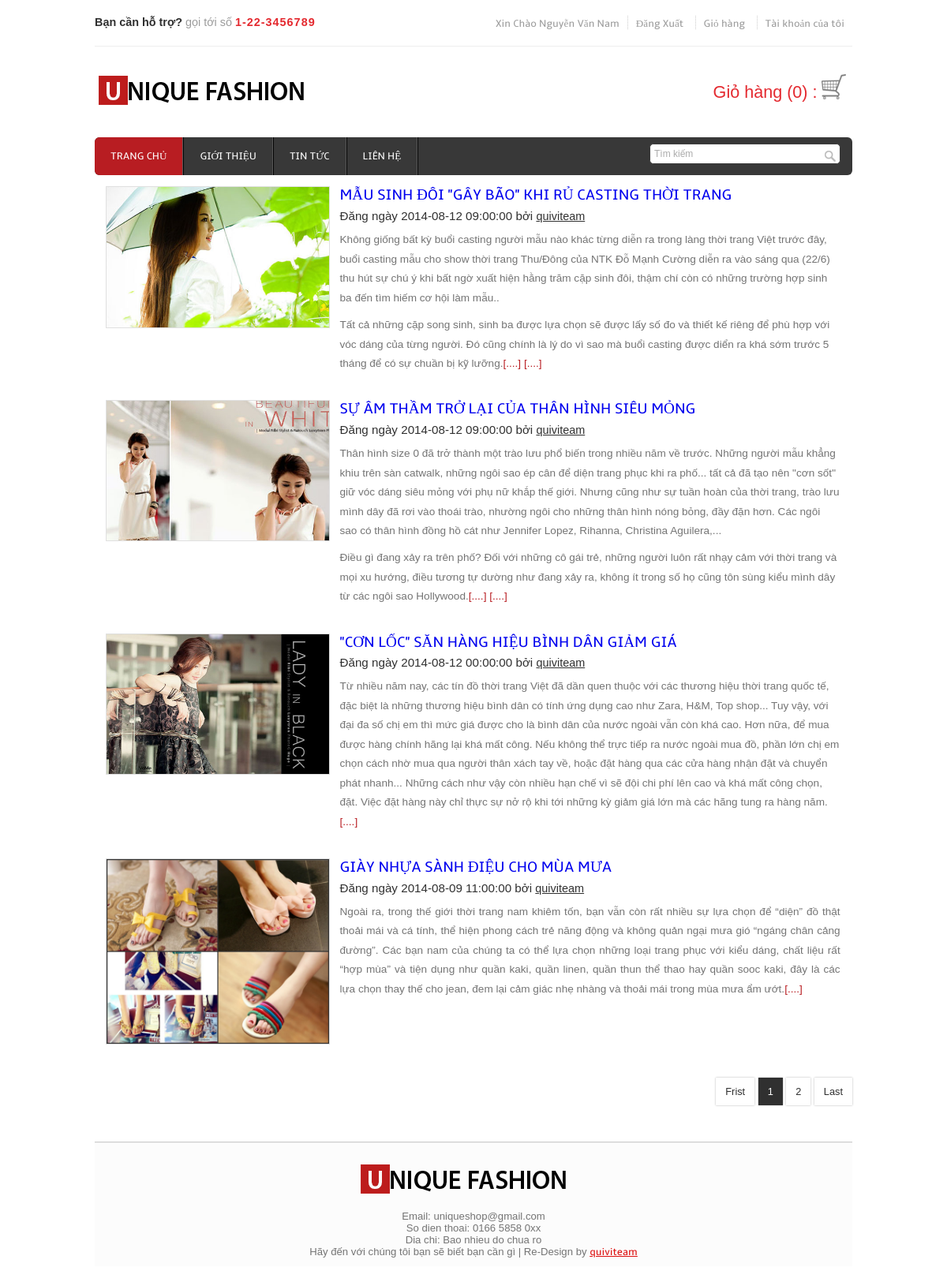
Screenshot of /index.php?ac=news (signed in) with the database file from the repository.
### tables this page shows
CREATE TABLE IF NOT EXISTS `tbl_tin_tuc` (
  `id_tin_tuc` int(11) NOT NULL AUTO_INCREMENT,
  `tieu_de` varchar(500) NOT NULL,
  `anh_minh_hoa` varchar(500) NOT NULL,
  `noi_dung` text NOT NULL,
  `ngay_dang` datetime NOT NULL,
  PRIMARY KEY (`id_tin_tuc`)
);

### modules/news.php (the view, shortened to what this page needs)
<div class="main">
	<div class="content_tt">
		<?php
		if (isset ( $_GET ['page'] )) {
			$page = $_GET ['page'];
		} else {
			$page = 1;
		}
		$start_from = ($page - 1) * 4;
		$query = "select * from tbl_tin_tuc order by ngay_dang desc LIMIT $start_from , 4";
		$result = mysql_db_query ( "web_ban_quan_ao", $query );
		while ( $row_tintuc = mysql_fetch_assoc ( $result ) ) {
			?>
		<div class="image group">
			<div class="grid images_3_of_1">
				<img src="<?php echo $row_tintuc['anh_minh_hoa'] ?>" alt="" />
			</div>
			<div class="grid news_desc">
				<h3>
					<a
						href="index.php?ac=detail_news&id_tin_tuc=<?php echo $row_tintuc['id_tin_tuc'] ?>"><?php echo $row_tintuc['tieu_de'] ?></a>
				</h3>
				<h4>
					Đăng ngày <?php echo $row_tintuc['ngay_dang'] ?> bởi <span><a
						href="#">quiviteam</a></span>
				</h4>
				<?php echo substr($row_tintuc['noi_dung'], 0, strlen($row_tintuc['noi_dung'])-4).
				'<a href="index.php?ac=detail_news&id_tin_tuc='.$row_tintuc["id_tin_tuc"].'" title="more" >[....]</a></p>' ?>
			</div>
		</div>
		<?php
		}
		$sqlsotrang = "SELECT COUNT(id_tin_tuc) FROM tbl_tin_tuc";
		$rs_result = mysql_db_query ( "web_ban_quan_ao", $sqlsotrang );
		$row = mysql_fetch_row ( $rs_result );
		$total_records = $row [0];
		$total_page = ceil ( $total_records / 4 );
		?>
		<div class="content-pagenation">
			<ul>
				<li><a href="index.php?ac=news">Frist</a></li>
			<?php
			for($i = 1; $i <= $total_page; $i ++) {
				if ($i == $page) {
					?>
				<li class="active"><a
					href="index.php?ac=news&page=<?php echo $i ?>"><?php echo $i ?></a></li>
				<?php
				} else {
					?>
				<li><a href="index.php?ac=news&page=<?php echo $i ?>"><?php echo $i ?></a></li>
			<?php
				}
			}
			?>
				<li><a href="index.php?ac=news&page=<?php echo $total_page ?>">Last</a></li>
			</ul>
		</div>
	</div>
</div>

### css/style.css (style rules this page uses)
html,body,div,span,applet,object,iframe,h1,h2,h3,h4,h5,h6,p,blockquote,pre,a,abbr,acronym,address,big,cite,code,del,dfn,em,img,ins,kbd,q,s,samp,small,strike,strong,sub,sup,tt,var,b,u,i,dl,dt,dd,ol,nav ul,nav li,fieldset,form,label,legend,table,caption,tbody,tfoot,thead,tr,th,td,article,aside,canvas,details,embed,figure,figcaption,footer,header,hgroup,menu,nav,output,ruby,section,summary,time,mark,audio,video { margin:0;padding:0;border:0;font-size:100%;font:inherit;vertical-align:baseline; }
ol,ul { list-style:none;margin:0;padding:0; }
a { text-decoration:none; }
img { max-width:100%; }
body { font-family: Arial, Helvetica, sans-serif; background: #FFF; }
.main { width: 100%; }
.group:before, .group:after { content: ""; display: table; }
.group:after { clear: both; }
.group { zoom: 1; }
.image { clear: both; padding: 0px; margin: 0px; padding: 1.5%; }
.content_tt { width: 100%; clear: both; }
.image { clear: both; padding: 0px; margin: 0px; padding:1.5%; }
.group:before, .group:after { content:""; display:table; }
.group:after { clear:both; }
.group { zoom:1; }
.grid { display: block; float:left; margin: 0% 0 0% 1.6%; }
.grid:first-child { margin-left: 0; }
.images_3_of_1 { width:30.2%; }
.news_desc { width: 68.1%; }
.images_3_of_1 img { max-width:100%; display:block; border:1px solid #E0E0E0; }
.news_desc h3 { color:#B81D22; margin-bottom:0.3em; font-size:1.2em; text-transform:uppercase; font-family: 'ambleregular'; }
.news_desc h4 span a { text-decoration:underline; }
.news_desc h4 ,.news_desc h4 a { font-size:0.95em; color:#303030;; padding-bottom:5px; }
.news_desc p { font-size:0.85em; padding:5px 0; color:#747474; line-height: 1.8em; }
.news_desc p a { font-size:1em; color:#B81D22; }
.content-pagenation { padding:35px 0; text-align:right; }
.content-pagenation li { display: inline-block; }
.content-pagenation li a { color:#303030; font-size: 0.8em; font-family:Verdana, Geneva, Arial, Helvetica, sans-serif; background: #FFF; padding: 10px 12px; box-shadow: 0px 0px 5px #ADADAD; -webkit-box-shadow: 0px 0px 2px #ADADAD; -moz-box-shadow: 0px 0px 2px #ADADAD; -o-box-shadow: 0px 0px 2px #ADADAD; -webkit-transition: all .5s; -moz-transition: all .5s; -o-transition: all .5s; -ms-transition: all .5s; transition: all .5s; }
.content-pagenation li a:hover,.content-pagenation li.active a { background:#303030; color:#FFF; }

### rows the page displays
tbl_tin_tuc: anh_minh_hoa (picture), tieu_de "MẪU SINH ĐÔI \"GÂY BÃO\" KHI RỦ CASTING THỜI TRANG", ngay_dang "2014-08-12 09:00:00", noi_dung "Không giống bất kỳ buổi casting người mẫu nào khác từng diễn ra trong làng thời trang Việt trước đây, buổi casting mẫu cho show thời trang Thu/Đông của NTK Đỗ Mạnh Cường diễn ra vào sáng qua (22/6) thu hút sự chú ý khi bất ngờ xuất hiện hằng trăm cặp sinh đôi, thậm chí còn có những trường hợp sinh ba đến tìm hiếm cơ hội làm mẫu.. Tất cả những cặp song sinh, sinh ba được lựa chọn sẽ được lấy số đo và thiết kế riêng để phù hợp với vóc dáng của từng người. Đó cũng chính là lý do vì sao mà buổi casting được diển ra khá sớm trước 5 tháng để có sự chuần bị kỹ lưỡng. [....]"
tbl_tin_tuc: anh_minh_hoa (picture), tieu_de "SỰ ÂM THẦM TRỞ LẠI CỦA THÂN HÌNH SIÊU MỎNG", ngay_dang "2014-08-12 09:00:00", noi_dung "Thân hình size 0 đã trở thành một trào lưu phổ biến trong nhiều năm về trước. Những người mẫu khẳng khiu trên sàn catwalk, những ngôi sao ép cân để diện trang phục khi ra phố... tất cả đã tạo nên \"cơn sốt\" giữ vóc dáng siêu mỏng với phụ nữ khắp thế giới. Nhưng cũng như sự tuần hoàn của thời trang, trào lưu mình dây đã rơi vào thoái trào, nhường ngôi cho những thân hình nóng bỏng, đầy đặn hơn. Các ngôi sao có thân hình đồng hồ cát như Jennifer Lopez, Rihanna, Christina Aguilera,... Điều gì đang xảy ra trên phố? Đối với những cô gái trẻ, những người luôn rất nhạy cảm với thời trang và mọi xu hướng, điều tương tự dường như đang xảy ra, không ít trong số họ cũng tôn sùng kiểu mình dây từ các…"
tbl_tin_tuc: anh_minh_hoa (picture), tieu_de "\"CƠN LỐC\" SĂN HÀNG HIỆU BÌNH DÂN GIẢM GIÁ", ngay_dang "2014-08-12 00:00:00", noi_dung "Từ nhiều năm nay, các tín đồ thời trang Việt đã dần quen thuộc với các thương hiệu thời trang quốc tế, đặc biệt là những thương hiệu bình dân có tính ứng dụng cao như Zara, H&M, Top shop... Tuy vậy, với đại đa số chị em thì mức giá được cho là bình dân của nước ngoài vẫn còn khá cao. Hơn nữa, để mua được hàng chính hãng lại khá mất công. Nếu không thể trực tiếp ra nước ngoài mua đồ, phần lớn chị em chọn cách nhờ mua qua người thân xách tay về, hoặc đặt hàng qua các cửa hàng nhận đặt và chuyển phát nhanh... Những cách như vậy còn nhiều hạn chế vì sẽ đội chi phí lên cao và khá mất công chọn, đặt. Việc đặt hàng này chỉ thực sự nở rộ khi tới những kỳ giảm giá lớn mà các hãng tung ra hàng năm."
tbl_tin_tuc: anh_minh_hoa (picture), tieu_de "GIÀY NHỰA SÀNH ĐIỆU CHO MÙA MƯA", ngay_dang "2014-08-09 11:00:00", noi_dung "Ngoài ra, trong thế giới thời trang nam khiêm tốn, bạn vẫn còn rất nhiều sự lựa chọn để “diện” đồ thật thoải mái và cá tính, thể hiện phong cách trẻ năng động và không quản ngại mưa gió “ngáng chân cảng đường”. Các bạn nam của chúng ta có thể lựa chọn những loại trang phục với kiểu dáng, chất liệu rất “hợp mùa” và tiện dụng như quần kaki, quần linen, quần thun thể thao hay quần sooc kaki, đây là các lựa chọn thay thế cho jean, đem lại cảm giác nhẹ nhàng và thoải mái trong mùa mưa ẩm ướt."

### other values shown
$_COOKIE ["userKH"] "Nguyễn Văn Nam"
